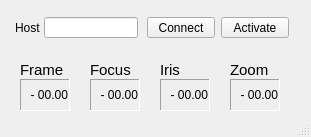
<?xml version="1.0" encoding="UTF-8"?>
<ui version="4.0">
 <class>MainWindow</class>
 <widget class="QMainWindow" name="MainWindow">
  <property name="geometry">
   <rect>
    <x>0</x>
    <y>0</y>
    <width>311</width>
    <height>137</height>
   </rect>
  </property>
  <property name="windowTitle">
   <string>PiSync Reader</string>
  </property>
  <widget class="QWidget" name="centralwidget">
   <widget class="QLineEdit" name="hostField">
    <property name="geometry">
     <rect>
      <x>44</x>
      <y>17</y>
      <width>94</width>
      <height>21</height>
     </rect>
    </property>
    <property name="focusPolicy">
     <enum>Qt::ClickFocus</enum>
    </property>
    <property name="acceptDrops">
     <bool>false</bool>
    </property>
    <property name="text">
     <string/>
    </property>
    <property name="placeholderText">
     <string notr="true"/>
    </property>
    <property name="cursorMoveStyle">
     <enum>Qt::VisualMoveStyle</enum>
    </property>
   </widget>
   <widget class="QLabel" name="labelHost">
    <property name="geometry">
     <rect>
      <x>15</x>
      <y>20</y>
      <width>31</width>
      <height>16</height>
     </rect>
    </property>
    <property name="text">
     <string>Host</string>
    </property>
   </widget>
   <widget class="QPushButton" name="connectButton">
    <property name="geometry">
     <rect>
      <x>147</x>
      <y>17</y>
      <width>68</width>
      <height>21</height>
     </rect>
    </property>
    <property name="minimumSize">
     <size>
      <width>55</width>
      <height>0</height>
     </size>
    </property>
    <property name="text">
     <string>Connect</string>
    </property>
    <property name="checkable">
     <bool>true</bool>
    </property>
   </widget>
   <widget class="QPushButton" name="activateRead">
    <property name="geometry">
     <rect>
      <x>221</x>
      <y>17</y>
      <width>68</width>
      <height>21</height>
     </rect>
    </property>
    <property name="minimumSize">
     <size>
      <width>68</width>
      <height>0</height>
     </size>
    </property>
    <property name="text">
     <string>Activate</string>
    </property>
    <property name="checkable">
     <bool>true</bool>
    </property>
    <property name="checked">
     <bool>false</bool>
    </property>
   </widget>
   <widget class="QLabel" name="frameValue">
    <property name="geometry">
     <rect>
      <x>20</x>
      <y>79</y>
      <width>50</width>
      <height>32</height>
     </rect>
    </property>
    <property name="frameShape">
     <enum>QFrame::Panel</enum>
    </property>
    <property name="frameShadow">
     <enum>QFrame::Sunken</enum>
    </property>
    <property name="text">
     <string>  - 00.00</string>
    </property>
   </widget>
   <widget class="QLabel" name="focusValue">
    <property name="geometry">
     <rect>
      <x>90</x>
      <y>79</y>
      <width>50</width>
      <height>32</height>
     </rect>
    </property>
    <property name="frameShape">
     <enum>QFrame::Panel</enum>
    </property>
    <property name="frameShadow">
     <enum>QFrame::Sunken</enum>
    </property>
    <property name="text">
     <string>  - 00.00</string>
    </property>
   </widget>
   <widget class="QLabel" name="irisValue">
    <property name="geometry">
     <rect>
      <x>160</x>
      <y>79</y>
      <width>50</width>
      <height>32</height>
     </rect>
    </property>
    <property name="frameShape">
     <enum>QFrame::Panel</enum>
    </property>
    <property name="frameShadow">
     <enum>QFrame::Sunken</enum>
    </property>
    <property name="text">
     <string>  - 00.00</string>
    </property>
   </widget>
   <widget class="QLabel" name="zoomValue">
    <property name="geometry">
     <rect>
      <x>230</x>
      <y>79</y>
      <width>50</width>
      <height>32</height>
     </rect>
    </property>
    <property name="frameShape">
     <enum>QFrame::Panel</enum>
    </property>
    <property name="frameShadow">
     <enum>QFrame::Sunken</enum>
    </property>
    <property name="text">
     <string>  - 00.00</string>
    </property>
   </widget>
   <widget class="QLabel" name="labelSerial">
    <property name="geometry">
     <rect>
      <x>20</x>
      <y>60</y>
      <width>50</width>
      <height>20</height>
     </rect>
    </property>
    <property name="font">
     <font>
      <pointsize>11</pointsize>
     </font>
    </property>
    <property name="text">
     <string>Frame</string>
    </property>
   </widget>
   <widget class="QLabel" name="labelSerial_2">
    <property name="geometry">
     <rect>
      <x>90</x>
      <y>60</y>
      <width>50</width>
      <height>20</height>
     </rect>
    </property>
    <property name="font">
     <font>
      <pointsize>11</pointsize>
     </font>
    </property>
    <property name="text">
     <string>Focus</string>
    </property>
   </widget>
   <widget class="QLabel" name="labelSerial_3">
    <property name="geometry">
     <rect>
      <x>160</x>
      <y>60</y>
      <width>50</width>
      <height>20</height>
     </rect>
    </property>
    <property name="font">
     <font>
      <pointsize>11</pointsize>
     </font>
    </property>
    <property name="text">
     <string>Iris</string>
    </property>
   </widget>
   <widget class="QLabel" name="labelSerial_4">
    <property name="geometry">
     <rect>
      <x>230</x>
      <y>60</y>
      <width>50</width>
      <height>20</height>
     </rect>
    </property>
    <property name="font">
     <font>
      <pointsize>11</pointsize>
     </font>
    </property>
    <property name="text">
     <string>Zoom</string>
    </property>
   </widget>
  </widget>
  <widget class="QStatusBar" name="statusbar"/>
 </widget>
 <resources/>
 <connections/>
</ui>
